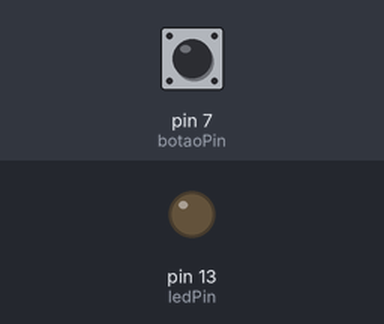
Recording of a sketch running on a simulated Arduino Uno, built with avr-gcc and run on an emulated ATmega328P. Parts: output pins drawn as LEDs (lit = HIGH). The test bench sets the inputs (shaded band); at power-on: pin 7 (botaoPin) LOW.

Above: at 1.2 s.
1.3 s: pin 7 (botaoPin) pulled HIGH for 0.15 s
At 1.37 s:
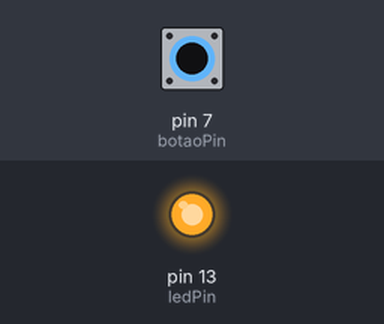
2.9 s: pin 7 (botaoPin) pulled HIGH for 3.2 s
At 7.0 s:
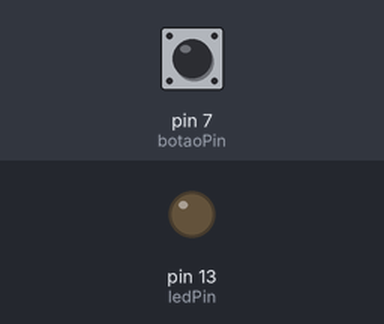
Timing chart, 0 to 8.5 s (numbered marks = the images above; inputs shaded):
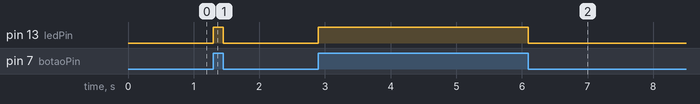

Measured:
- after the input at 1.3 s, pin 13 (ledPin): LOW → HIGH at once, → LOW 0.15 s later
- after the input at 2.9 s, pin 13 (ledPin): LOW → HIGH at once, → LOW 3.2 s later

The sketch:

Led_botao_manter_pressao.ino
```cpp
#define ledPin 13
#define botaoPin 7
void setup() {
  // put your setup code here, to run once:
  pinMode(ledPin, OUTPUT);
  pinMode(botaoPin, INPUT);
  digitalWrite(ledPin, LOW);
}

void loop() {
  // put your main code here, to run repeatedly:
  bool botaoestado = digitalRead(botaoPin);
  if (botaoestado==true) {
    digitalWrite(ledPin, HIGH);
  }
  else{
    digitalWrite(ledPin, LOW);
    }
}
```
